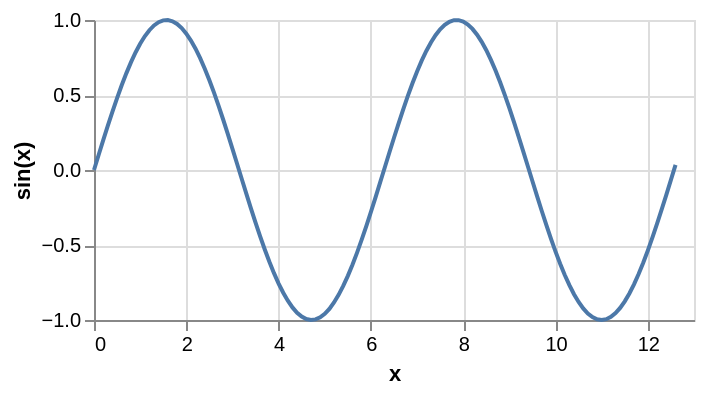

Describe this chart as a Vega-Lite specification.
### Vega-Lite specification from a JSON file in a GitHub repository (floating-point values rounded to 4 significant figures)
{"$schema": "https://vega.github.io/schema/vega-lite/v6.json", "description": "A table that is generated rather than loaded, which is a transform and not a table.", "width": 300, "height": 150, "data": {"sequence": {"start": 0, "stop": 12.7, "step": 0.1, "as": "x"}}, "transform": [{"calculate": "sin(datum.x)", "as": "sin(x)"}], "mark": "line", "encoding": {"x": {"field": "x", "type": "quantitative"}, "y": {"field": "sin(x)", "type": "quantitative"}}}
